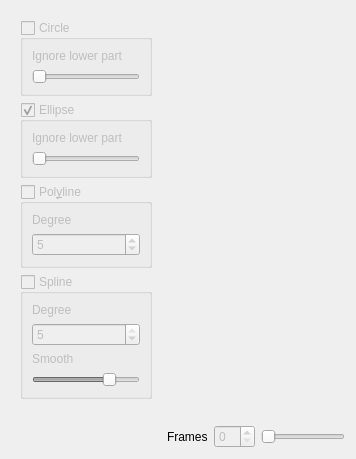
      <widget class="QWidget" name="tabfit">
       <attribute name="title">
        <string>Fitting</string>
       </attribute>
       <layout class="QHBoxLayout" name="horizontalLayout_11">
        <item>
         <widget class="QFrame" name="frame_3">
          <property name="sizePolicy">
           <sizepolicy hsizetype="Fixed" vsizetype="Preferred">
            <horstretch>2</horstretch>
            <verstretch>0</verstretch>
           </sizepolicy>
          </property>
          <property name="minimumSize">
           <size>
            <width>150</width>
            <height>0</height>
           </size>
          </property>
          <property name="frameShape">
           <enum>QFrame::NoFrame</enum>
          </property>
          <property name="frameShadow">
           <enum>QFrame::Raised</enum>
          </property>
          <layout class="QVBoxLayout" name="verticalLayout_9">
           <item>
            <widget class="QGroupBox" name="tab3_circle_box">
             <property name="enabled">
              <bool>false</bool>
             </property>
             <property name="title">
              <string>Circle</string>
             </property>
             <property name="flat">
              <bool>false</bool>
             </property>
             <property name="checkable">
              <bool>true</bool>
             </property>
             <property name="checked">
              <bool>false</bool>
             </property>
             <layout class="QVBoxLayout" name="verticalLayout_10">
              <item>
               <widget class="QLabel" name="label_19">
                <property name="text">
                 <string>Ignore lower part</string>
                </property>
               </widget>
              </item>
              <item>
               <widget class="QSlider" name="tab3_circle_ymin">
                <property name="toolTip">
                 <string>Ignore the lower part of the drop</string>
                </property>
                <property name="maximum">
                 <number>999999999</number>
                </property>
                <property name="value">
                 <number>0</number>
                </property>
                <property name="orientation">
                 <enum>Qt::Horizontal</enum>
                </property>
               </widget>
              </item>
             </layout>
            </widget>
           </item>
           <item>
            <widget class="QGroupBox" name="tab3_ellipse_box">
             <property name="enabled">
              <bool>false</bool>
             </property>
             <property name="title">
              <string>Ellipse</string>
             </property>
             <property name="flat">
              <bool>false</bool>
             </property>
             <property name="checkable">
              <bool>true</bool>
             </property>
             <layout class="QVBoxLayout" name="verticalLayout_16">
              <item>
               <widget class="QLabel" name="label_21">
                <property name="text">
                 <string>Ignore lower part</string>
                </property>
               </widget>
              </item>
              <item>
               <widget class="QSlider" name="tab3_ellipse_ymin">
                <property name="toolTip">
                 <string>Ignore the lower part of the drop</string>
                </property>
                <property name="maximum">
                 <number>999999999</number>
                </property>
                <property name="value">
                 <number>0</number>
                </property>
                <property name="orientation">
                 <enum>Qt::Horizontal</enum>
                </property>
               </widget>
              </item>
             </layout>
            </widget>
           </item>
           <item>
            <widget class="QGroupBox" name="tab3_polyline_box">
             <property name="enabled">
              <bool>false</bool>
             </property>
             <property name="title">
              <string>Pol&amp;yline</string>
             </property>
             <property name="flat">
              <bool>false</bool>
             </property>
             <property name="checkable">
              <bool>true</bool>
             </property>
             <property name="checked">
              <bool>false</bool>
             </property>
             <layout class="QVBoxLayout" name="verticalLayout_17">
              <item>
               <widget class="QLabel" name="label_12">
                <property name="text">
                 <string>Degree</string>
                </property>
               </widget>
              </item>
              <item>
               <widget class="QSpinBox" name="tab3_polyline_deg">
                <property name="toolTip">
                 <string>Degree of the polynomial (higher means better fit, but more sensitive to noise)</string>
                </property>
                <property name="minimum">
                 <number>1</number>
                </property>
                <property name="maximum">
                 <number>50</number>
                </property>
                <property name="value">
                 <number>5</number>
                </property>
               </widget>
              </item>
             </layout>
            </widget>
           </item>
           <item>
            <widget class="QGroupBox" name="tab3_spline_box">
             <property name="enabled">
              <bool>false</bool>
             </property>
             <property name="title">
              <string>Spline</string>
             </property>
             <property name="flat">
              <bool>false</bool>
             </property>
             <property name="checkable">
              <bool>true</bool>
             </property>
             <property name="checked">
              <bool>false</bool>
             </property>
             <layout class="QVBoxLayout" name="verticalLayout_18">
              <item>
               <widget class="QLabel" name="label_13">
                <property name="text">
                 <string>Degree</string>
                </property>
               </widget>
              </item>
              <item>
               <widget class="QSpinBox" name="tab3_spline_deg">
                <property name="toolTip">
                 <string>Degree of the spline (up to 5)</string>
                </property>
                <property name="minimum">
                 <number>1</number>
                </property>
                <property name="maximum">
                 <number>5</number>
                </property>
                <property name="value">
                 <number>5</number>
                </property>
               </widget>
              </item>
              <item>
               <widget class="QLabel" name="label_14">
                <property name="text">
                 <string>Smooth</string>
                </property>
               </widget>
              </item>
              <item>
               <widget class="QSlider" name="tab3_spline_smooth">
                <property name="toolTip">
                 <string>Smoothiness of the spline</string>
                </property>
                <property name="maximum">
                 <number>100</number>
                </property>
                <property name="value">
                 <number>75</number>
                </property>
                <property name="orientation">
                 <enum>Qt::Horizontal</enum>
                </property>
               </widget>
              </item>
             </layout>
            </widget>
           </item>
           <item>
            <spacer name="verticalSpacer_7">
             <property name="orientation">
              <enum>Qt::Vertical</enum>
             </property>
             <property name="sizeHint" stdset="0">
              <size>
               <width>20</width>
               <height>40</height>
              </size>
             </property>
            </spacer>
           </item>
          </layout>
         </widget>
        </item>
        <item>
         <layout class="QVBoxLayout" name="verticalLayout_15">
          <item>
           <layout class="QGridLayout" name="gridLayout_3">
            <item row="1" column="1">
             <widget class="MplWidgetFit" name="mplwidgetfit" native="true">
              <property name="cursor">
               <cursorShape>ArrowCursor</cursorShape>
              </property>
             </widget>
            </item>
            <item row="2" column="1">
             <spacer name="verticalSpacer_8">
              <property name="orientation">
               <enum>Qt::Vertical</enum>
              </property>
              <property name="sizeHint" stdset="0">
               <size>
                <width>20</width>
                <height>40</height>
               </size>
              </property>
             </spacer>
            </item>
            <item row="1" column="2">
             <spacer name="horizontalSpacer_5">
              <property name="orientation">
               <enum>Qt::Horizontal</enum>
              </property>
              <property name="sizeHint" stdset="0">
               <size>
                <width>40</width>
                <height>20</height>
               </size>
              </property>
             </spacer>
            </item>
            <item row="0" column="1">
             <spacer name="verticalSpacer_9">
              <property name="orientation">
               <enum>Qt::Vertical</enum>
              </property>
              <property name="sizeHint" stdset="0">
               <size>
                <width>20</width>
                <height>40</height>
               </size>
              </property>
             </spacer>
            </item>
            <item row="1" column="0">
             <spacer name="horizontalSpacer_6">
              <property name="orientation">
               <enum>Qt::Horizontal</enum>
              </property>
              <property name="sizeHint" stdset="0">
               <size>
                <width>40</width>
                <height>20</height>
               </size>
              </property>
             </spacer>
            </item>
           </layout>
          </item>
          <item>
           <layout class="QHBoxLayout" name="horizontalLayout_10">
            <item>
             <widget class="QLabel" name="tab3_label_frame">
              <property name="text">
               <string>Frames</string>
              </property>
             </widget>
            </item>
            <item>
             <widget class="QSpinBox" name="tab3_spinbox">
              <property name="enabled">
               <bool>false</bool>
              </property>
              <property name="toolTip">
               <string>Frame number to display</string>
              </property>
             </widget>
            </item>
            <item>
             <widget class="QSlider" name="tab3_frameslider">
              <property name="enabled">
               <bool>false</bool>
              </property>
              <property name="toolTip">
               <string>Frame number to display</string>
              </property>
              <property name="orientation">
               <enum>Qt::Horizontal</enum>
              </property>
             </widget>
            </item>
           </layout>
          </item>
         </layout>
        </item>
       </layout>
      </widget>
